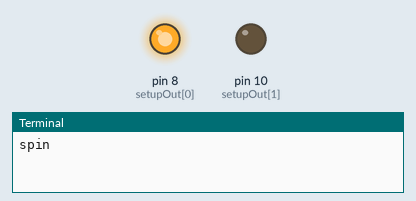
A program run on a simulated Raspberry Pi (header pin numbers). On the bench: output pins drawn as LEDs (lit = HIGH), the last lines printed to the terminal.

Above: at 0.5 s.
At 2.5 s:
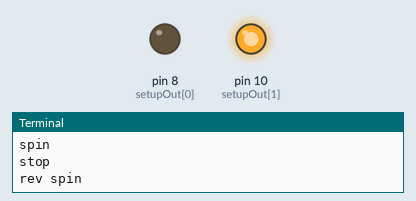
At 3.5 s:
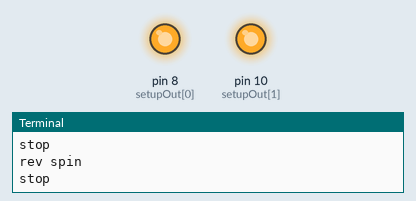
Timing chart, 0 to 5.2 s (numbered marks = the images above):
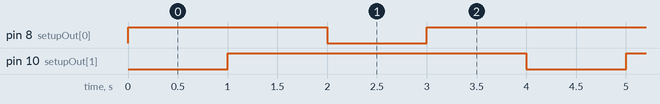

Measured:
- by itself, pin 8 (setupOut[0]): repeats every 4.0 s: LOW 1.0 s, HIGH 3.0 s
- by itself, pin 10 (setupOut[1]): alternates HIGH for 3.0 s and LOW for 1.0 s
- by itself, everything shown: repeats every 4.0 s, in 4 steps

The program:

spin_revspin.py
```python
import RPi.GPIO as GPIO
from time import sleep

setupIn = []
setupOut = [8,10]

GPIO.setmode(GPIO.BOARD)
#GPIO.setup(setupIn,GPIO.IN)
GPIO.setup(setupOut,GPIO.OUT)

def auto():
    while True:
        GPIO.output(8,1)
        GPIO.output(10,0)
        print('spin')
        sleep(1)
        GPIO.output(8,1)
        GPIO.output(10,1)
        print('stop')
        sleep(1)
        GPIO.output(8,0)
        GPIO.output(10,1)
        print('rev spin')
        sleep(1)
        GPIO.output(8,1)
        GPIO.output(10,1)
        print('stop')
        sleep(1)

def stop():
    GPIO.output(8,1)
    GPIO.output(10,1)

auto()
#stop()
        
```
